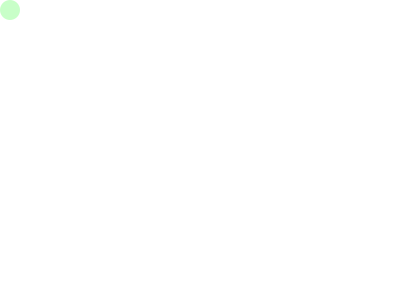
Frame 1 (no input)
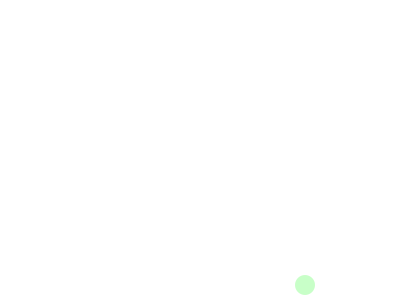
Frame 60 (the mouse pressed at the canvas centre just before this capture)
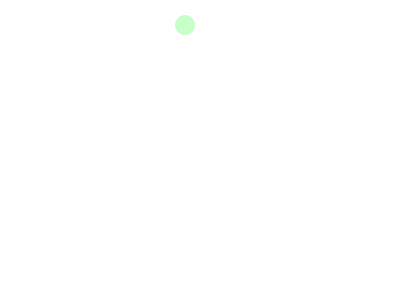
Frame 120 (the mouse held since frame 60 and released just before this capture)

The Processing sketch that drew these frames (run headless with seeded random() and noise(); from frame 60 on, the mouse is pressed at the canvas centre):

// Processing sketch: Reflect_ball
// ── Reflect_ball.pde
void setup(){
  size(400,300);
  smooth();
  noStroke();
  fill(200,255,200);
  ellipseMode(CORNER);
}

int d = 20, y = 0,vy = 5,x = 0,vx = 5;
void draw(){
  background(255);
  ellipse(x,y,d,d);
  x += vx;
  y += vy;
  if(y>height-d){
   vy = -5;
  }
  if(y<0){
    vy = 5;
  }
  if(x>width-d){
   vx = -5;
  }
  if(x<0){
    vx = 5;
  }
  
}
